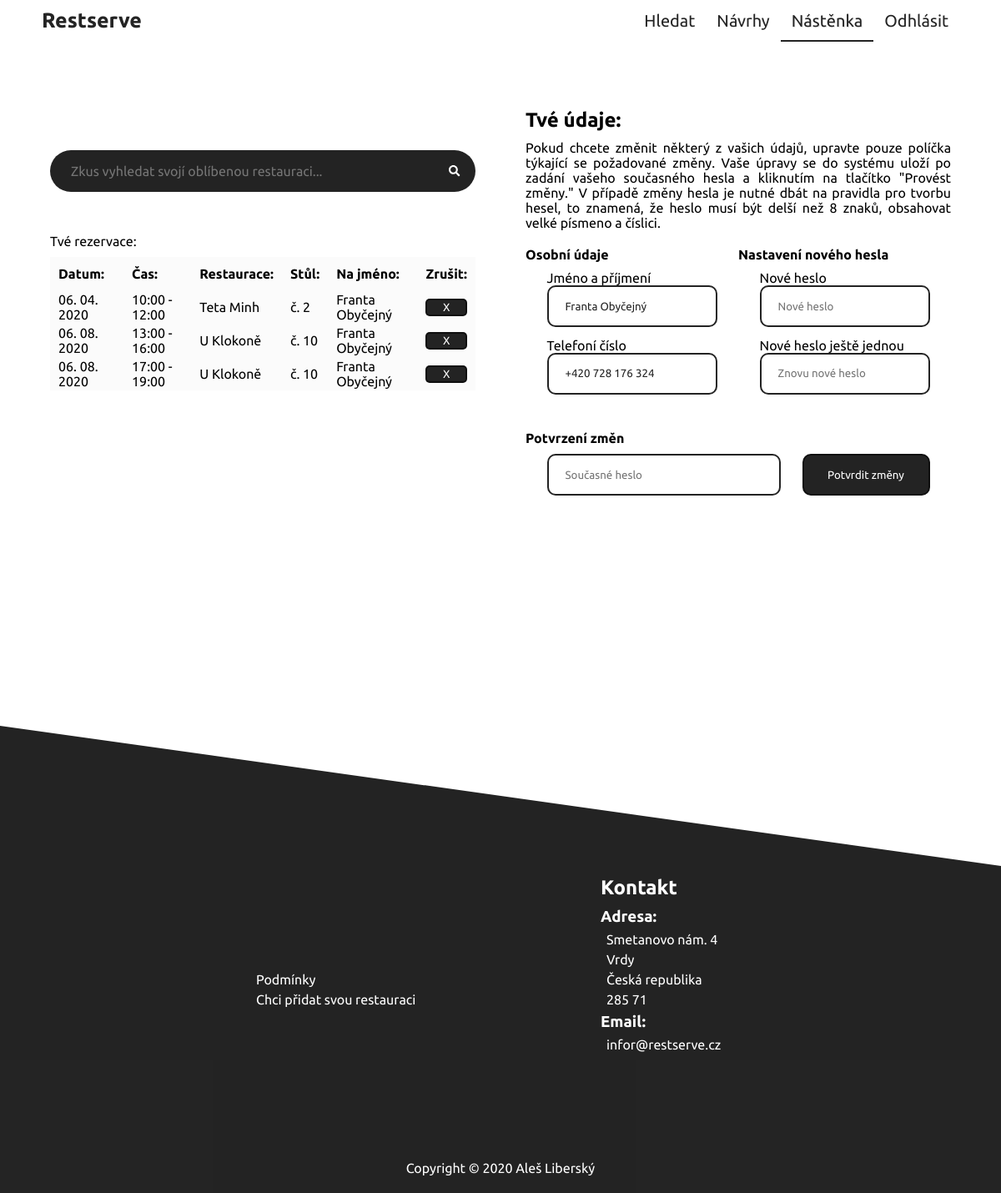
/board.php?success (signed in), run on the app's committed database.
### tables this page shows
CREATE TABLE `rest_reservation` (
  `reservation_id` int(255) NOT NULL,
  `reservation_table_id` int(255) NOT NULL,
  `reservation_user_id` int(255) NOT NULL,
  `reservation_user_name` varchar(50) NOT NULL,
  `reservation_user_email` varchar(50) NOT NULL,
  `reservation_user_phone` varchar(50) NOT NULL,
  `reservation_date` date NOT NULL,
  `reservation_time_from` time NOT NULL,
  `reservation_time_to` time NOT NULL
);

CREATE TABLE `rest_restaurace` (
  `r_id` int(11) NOT NULL,
  `name` text NOT NULL,
  `title` text NOT NULL,
  `tags` text NOT NULL,
  `description` text NOT NULL,
  `opening_mo` varchar(25) NOT NULL DEFAULT 'Zavřeno',
  `opening_tu` varchar(25) NOT NULL DEFAULT 'Zavřeno',
  `opening_we` varchar(25) NOT NULL DEFAULT 'Zavřeno',
  `opening_th` varchar(25) NOT NULL DEFAULT 'Zavřeno',
  `opening_fr` varchar(25) NOT NULL DEFAULT 'Zavřeno',
  `opening_sa` varchar(25) NOT NULL DEFAULT 'Zavřeno',
  `opening_su` varchar(25) NOT NULL DEFAULT 'Zavřeno',
  `picture` text NOT NULL,
  `email` text NOT NULL,
  `phone` varchar(25) NOT NULL,
  `city` text NOT NULL,
  `street` text NOT NULL,
  `no` int(10) NOT NULL,
  `zip` int(5) NOT NULL,
  `contribution` int(11) NOT NULL
);

CREATE TABLE `rest_table` (
  `table_id` int(255) NOT NULL,
  `table_restaurant_id` int(255) NOT NULL,
  `table_number` int(255) NOT NULL,
  `table_chairs` smallint(10) NOT NULL,
  `table_level` smallint(3) NOT NULL,
  `table_lock` tinyint(1) NOT NULL
);

### includes/reservation.php (the view, shortened to what this page needs)
<table>
    <tr>
        <th>Datum:</th>
        <th>Čas:</th>
        <th>Restaurace:</th>
        <th>Stůl:</th>
        <th>Na jméno:</th>
        <th>Zrušit:</th>
    </tr>
    <?php
    try{
        $reservationsQuery = $db->prepare('SELECT rest_reservation.reservation_id, rest_reservation.reservation_date, rest_reservation.reservation_time_from, rest_reservation.reservation_time_to, rest_restaurace.name, rest_table.table_number, rest_reservation.reservation_user_name
                                                                        FROM rest_reservation
                                                                        INNER JOIN rest_table
                                                                        ON rest_reservation.reservation_table_id=rest_table.table_id
                                                                        INNER JOIN rest_restaurace
                                                                        ON rest_table.table_restaurant_id=rest_restaurace.r_id
                                                                        WHERE rest_reservation.reservation_user_id=:searched
                                                                        ORDER BY rest_reservation.reservation_date ASC, rest_reservation.reservation_time_from ASC, rest_reservation.reservation_time_to ASC;');
        $reservationsQuery->execute([
            ':searched' => $_SESSION['user_id']
        ]);
        $reservations = $reservationsQuery->fetchAll(PDO::FETCH_ASSOC);
    }
    catch (PDOException $e){
        error_log($e->getMessage());
    }
    if (!empty($reservations)) {
        foreach ($reservations as $reservation) {
            echo '<tr>';
            $originalDate = htmlspecialchars($reservation['reservation_date']);
            $inFormatDate = date("m. d. Y", strtotime($originalDate));
            echo    '<td>'.$inFormatDate.'</td>';
            $originalTimeFrom = htmlspecialchars($reservation['reservation_time_from']);
            $inFormatTimeFrom = date("H:i", strtotime($originalTimeFrom));
            $originalTimeTo = htmlspecialchars($reservation['reservation_time_to']);
            $inFormatTimeTo = date("H:i", strtotime($originalTimeTo));
            echo    '<td>'.$inFormatTimeFrom.' - '.$inFormatTimeTo.'</td>';
            echo    '<td>'.htmlspecialchars($reservation['name']).'</td>';
            echo    '<td>č. '.htmlspecialchars($reservation['table_number']).'</td>';
            echo    '<td>'.htmlspecialchars($reservation['reservation_user_name']).'</td>';
            echo    '<td>';
            echo    '<form method="post" action="includes/reservationCancelSystem.php">';
            echo        '<button class="cancelButton" name="submitCancel" type="submit">X</button>';
            echo    '</form>';
            echo    '</td>';
            echo '</tr>';
        }
    }
    else{
        echo '<tr><td class="emptyTd" colspan="7">Nemáte žádné rezervace.</td></tr>';
    }
    ?>
</table>

### styles/header.css (style rules this page uses)
* { margin: 0; font-family: 'Ubuntu', sans-serif; }
.listOfReservations table { width: 100%; height: auto; border-collapse: collapse; }
.listOfReservations th { text-align: left; width: auto; height: 40px; padding: 0 10px; box-sizing: border-box; }
.listOfReservations td { width: auto; height: 40px; padding: 0 10px; box-sizing: border-box; border-spacing: 0; }
.cancelButton { width: 100%; height: 100%; color: white; background-color: rgba(14, 14, 14, 0.91); border-radius: 5px; border: 2px solid rgba(14, 14, 14, 0.91); cursor: pointer; transition-property: background-color, color; transition-duration: 0.5s; }

### data on the page
rest_reservation: reservation_date "06. 04. 2020", reservation_time_from "10:00", reservation_time_to "12:00", rest_restaurace.name "Teta Minh", rest_table.table_number "2", reservation_user_name "Franta Obyčejný"
rest_reservation: reservation_date "06. 08. 2020", reservation_time_from "13:00", reservation_time_to "16:00", rest_restaurace.name "U Klokoně", rest_table.table_number "10", reservation_user_name "Franta Obyčejný"
rest_reservation: reservation_date "06. 08. 2020", reservation_time_from "17:00", reservation_time_to "19:00", rest_restaurace.name "U Klokoně", rest_table.table_number "10", reservation_user_name "Franta Obyčejný"
